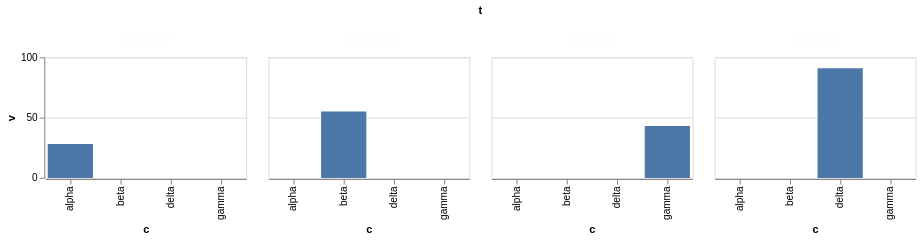

Here is the Vega-Lite specification saved for this chart:
### Vega-Lite specification from a JSON file in a GitHub repository (floating-point values rounded to 4 significant figures)
{"$schema": "https://vega.github.io/schema/vega-lite/v6.json", "width": 200, "height": 120, "data": {"values": [{"c": "alpha", "v": 28, "w": 3, "t": "2024-01-07"}, {"c": "beta", "v": 55, "w": 7, "t": "2024-03-19"}, {"c": "gamma", "v": 43, "w": 5, "t": "2024-06-02"}, {"c": "delta", "v": 91, "w": 9, "t": "2024-09-11"}]}, "mark": "bar", "encoding": {"x": {"field": "c", "type": "nominal"}, "y": {"field": "v", "type": "quantitative"}, "column": {"field": "t", "type": "ordinal"}}, "config": {"header": {"labelColor": "mintcream"}}}
